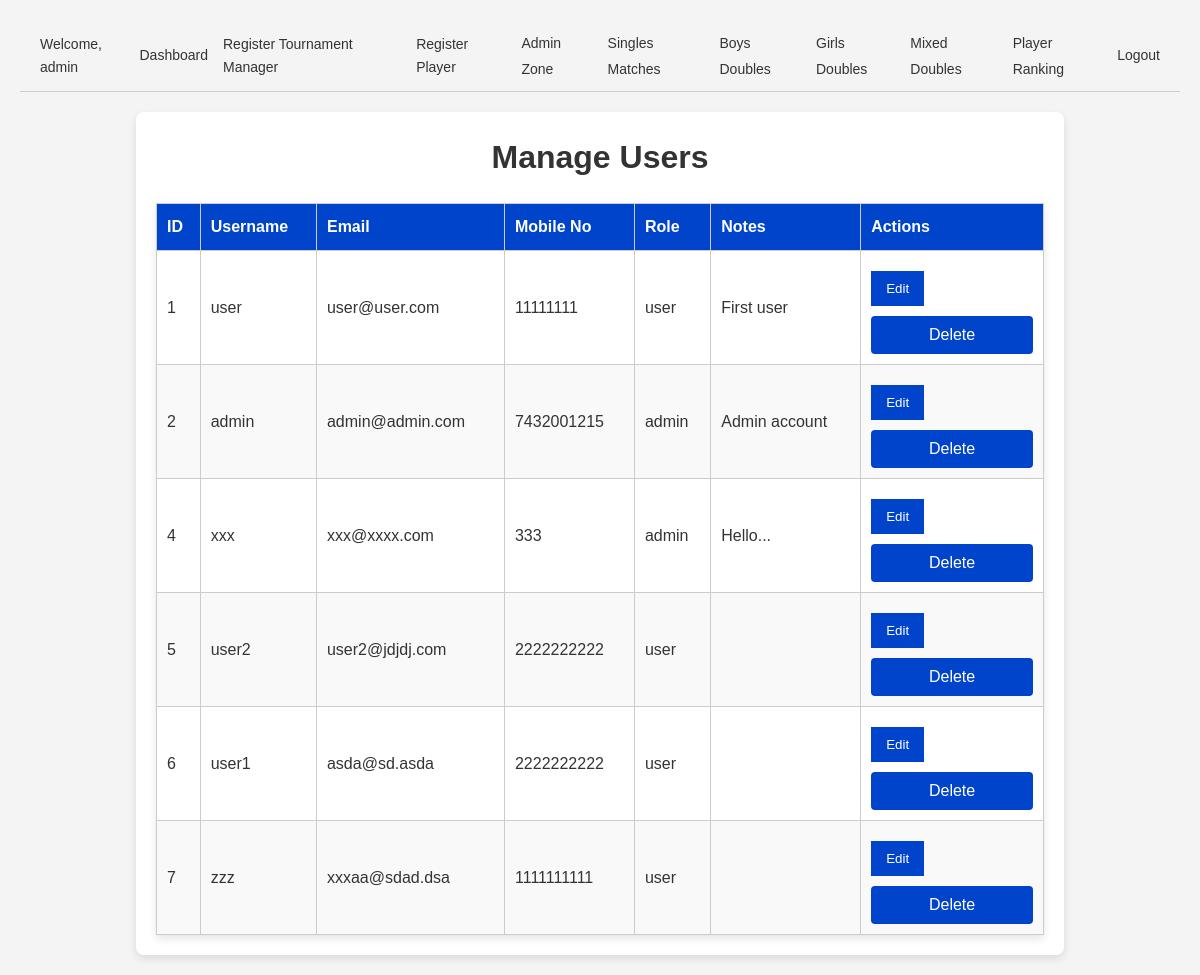
The page /manage_users.php (signed in) on the database as committed earlier.
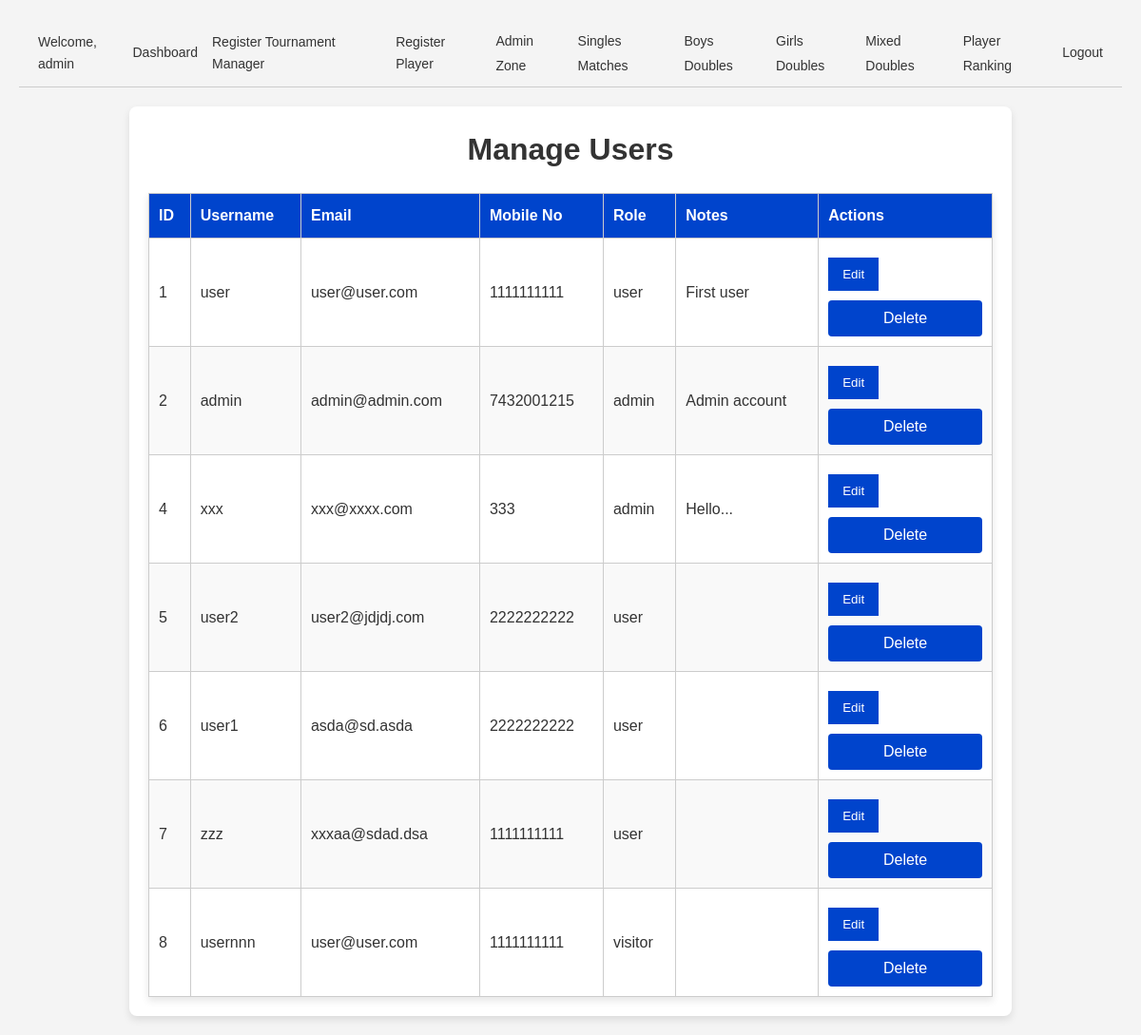
The same page on the database as committed later.
### tables this page shows
CREATE TABLE `users` (
  `id` int(11) NOT NULL,
  `username` varchar(255) NOT NULL,
  `password` varchar(255) NOT NULL,
  `mobile_no` varchar(20) DEFAULT NULL,
  `notes` text DEFAULT NULL,
  `role` enum('admin','user','visitor','moderator') NOT NULL DEFAULT 'visitor',
  `created_at` timestamp NULL DEFAULT current_timestamp(),
  `email` varchar(255) DEFAULT NULL,
  `last_login` datetime DEFAULT NULL,
  `profile_picture` varchar(255) DEFAULT 'default.png'
);

### manage_users.php (the view, shortened to what this page needs)
<?php
include 'header.php';
require 'auth.php';
$query = "SELECT id, username, email, mobile_no, role, notes FROM users";
$result = $conn->query($query);
?>
<!DOCTYPE html>
<html lang="en">
<head>
    <link rel="stylesheet" href="styles.css">
</head>
<body>
    <div class="container">
        <h1>Manage Users</h1>
        <?php if ($result->num_rows > 0): ?>
        <table>
            <thead>
                <tr>
                    <th>ID</th>
                    <th>Username</th>
                    <th>Email</th>
                    <th>Mobile No</th>
                    <th>Role</th>
                    <th>Notes</th>
                    <th>Actions</th>
                </tr>
            </thead>
            <tbody>
                <?php while ($row = $result->fetch_assoc()): ?>
                <tr>
                    <td><?= htmlspecialchars($row['id']) ?></td>
                    <td><?= htmlspecialchars($row['username']) ?></td>
                    <td><?= htmlspecialchars($row['email'] ?? '') ?></td>
                    <td><?= htmlspecialchars($row['mobile_no'] ?? '') ?></td>
                    <td><?= htmlspecialchars($row['role']) ?></td>
                    <td><?= htmlspecialchars($row['notes'] ?? '') ?></td>
                    <td>
                        <button onclick="openEditModal(
                            <?= $row['id'] ?>,
                            '<?= htmlspecialchars($row['username'], ENT_QUOTES) ?>',
                            '<?= htmlspecialchars($row['email'] ?? '', ENT_QUOTES) ?>',
                            '<?= htmlspecialchars($row['mobile_no'] ?? '', ENT_QUOTES) ?>',
                            '<?= htmlspecialchars($row['notes'] ?? '', ENT_QUOTES) ?>'
                        )">Edit</button>
                        <form method="post" style="display:inline;">
                            <button type="submit" name="action" value="delete">Delete</button>
                        </form>
                    </td>
                </tr>
                <?php endwhile; ?>
            </tbody>
        </table>
        <?php else: ?>
        <p>No users found.</p>
        <?php endif; ?>
    </div>
</body>
</html>

Rows that differ between the two databases and show on the page:
changed users "First user": mobile_no "11111111" → "1111111111"
added users: id "8", username "usernnn", email "user@user.com", mobile_no "1111111111", role "visitor"
